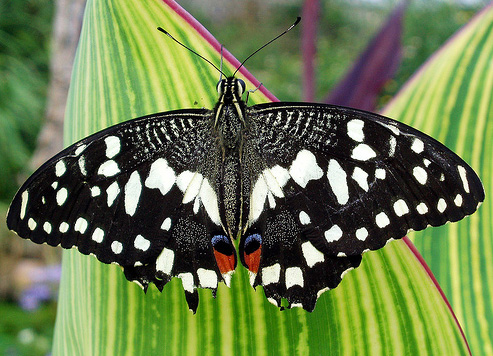
#> input picture CV1_1552746_崔鹤洁/Problem3_ScaleInvariantPointDetection/butterfly.jpg, 493 x 356 px
$ python main.py
#> lines starting #> are read from the running program, lines starting #| are printed output that depends on the picture; after the words box and inside, x2 and y2 are one past the last pixel; in counts of white or black regions, pixels touching at a corner belong together; long printed decimals are rounded
#> in main, img is the input picture: shape (356, 493, 3); mean B, G, R 76.9, 123.5, 106.9
### CV1_1552746_崔鹤洁/Problem3_ScaleInvariantPointDetection/ScaleInvariantPointDetection.py
import numpy as np
import cv2
import math
import scipy.ndimage as nd
import scipy

# Arguments:
#            im     - input image
#            sigma  - initial scale
#            k   - scale multiplication constant
#            sigma_final - largest scale to process
#            threshold - Laplacian threshold
# Returns:
#            r      - row coordinates of blob centers
#            c      - column coordinates of blob centers
#            rad    - radius of blobs


def filter2d(img, filter):
    pad_len = filter.shape[0]//2
    img_res = img.copy()
    img_res = cv2.copyMakeBorder(img_res, pad_len, pad_len, pad_len, pad_len, cv2.BORDER_DEFAULT)
    filtered = np.zeros(img.shape)
    for i in range(0, img.shape[0]):
        for j in range(0, img.shape[1]):
            filtered[i,j] = np.sum(filter*img_res[i: i+1+2*pad_len, j: j+1+2*pad_len])
    return filtered


def scale_invariant_point_detection(img, sigma, k, sigma_final, threshold):
#> called with sigma = 1.6, k = 1.26, sigma_final = 15, threshold = 500
    if img.shape[2] > 1:
        img = cv2.cvtColor(img, cv2.COLOR_BGR2GRAY)
#> img: shape (356, 493)

    # number of scale iterations
    n = math.ceil((math.log(sigma_final) - math.log(sigma))/math.log(k))

    # init scale space
    h = img.shape[0]
#> h = 356
    w = img.shape[1]
#> w = 493
    scale_space = np.zeros((h,w,n))

    # generate the Laplacian of Gaussian for the first scale level
    filt_size = 2 * math.ceil(3 * sigma) + 1
    log_filter = np.zeros((filt_size, filt_size))
    log_filter[filt_size // 2, filt_size // 2] = 1
    log_filter = nd.gaussian_laplace(log_filter, sigma)
    log_filter = sigma * sigma * log_filter

    # generate the Laplacian of Gaussian for the remaining levels
    img_res = img.copy()
    for i in range(n):
        im_filtered = filter2d(img_res, log_filter)
        im_filtered = np.power(im_filtered, 2)
        scale_space[:, :, i] = cv2.resize(im_filtered, (img.shape[1], img.shape[0]), interpolation=cv2.INTER_CUBIC)

        if i != n-1:
            img_res = cv2.resize(img, (math.ceil(img.shape[1] / (k ** (i + 1))),
                                       math.ceil(img.shape[0] / (k ** (i + 1)))), interpolation=cv2.INTER_CUBIC)
            print('add layer...')
#> this loop made 10 passes
#> pass 1, in filter2d, `img_res = cv2.copyMakeBorder(img_res, pad_len, pad_len, pad_len, pad_l..`:
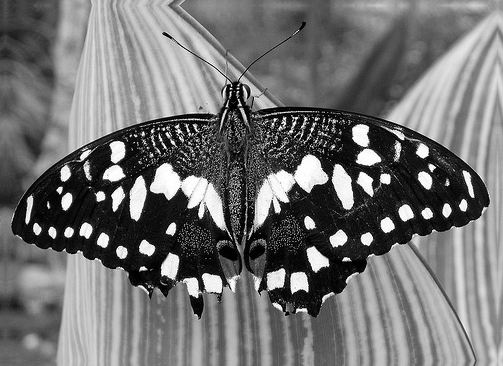
#> img_res: shape (366, 503); min 0, max 255, mean 114.2
#> pass 1, in scale_invariant_point_detection, `im_filtered = filter2d(img_res, log_filter)`:
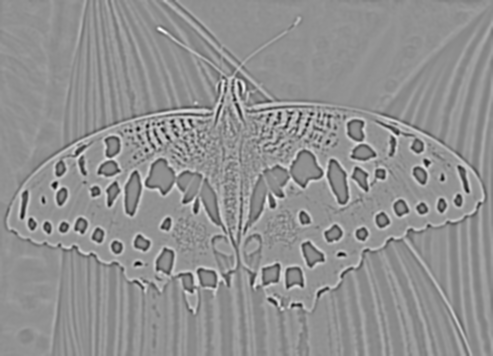
#> im_filtered: shape (356, 493) float64; min -133.8, max 100.8, mean -0.2; drawn with min black and max white
#> pass 1, in scale_invariant_point_detection, `im_filtered = np.power(im_filtered, 2)`:
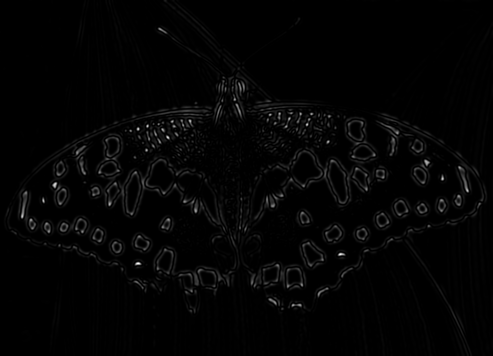
#> im_filtered: shape (356, 493) float64; min 9e-10, max 17889.6, mean 308.7; drawn with min black and max white
#> pass 1, in scale_invariant_point_detection, `img_res = cv2.resize(img, (math.ceil(img.shape[1] / (k ** (i + 1))), m..`:
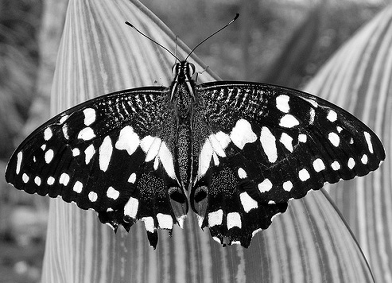
#> img_res: shape (283, 392); min 0, max 255, mean 113.3
#> after the loop:
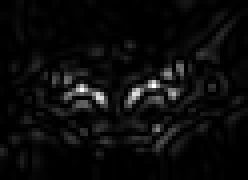
#> im_filtered: shape (45, 62) float64 (shown 4 times larger); min 5.91e-06, max 11503.6, mean 528.4; drawn with min black and max white
#> after the loop:
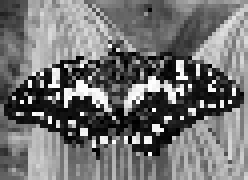
#> img_res: shape (45, 62) (shown 4 times larger); min 0, max 255, mean 113.7

    # perform non-maximum suppression for each scale-space slice
    super_size = 5
    max_space = np.zeros((h, w, n))
    for i in range(n):
        max_space[:,:,i] = nd.generic_filter(scale_space[:,:,i], lambda x: np.max(x), size=(super_size, super_size))

    # perform non-maximum suppression between scales and threshold
    for i in range(n):
        max_space[:,:,i] = np.max(max_space[:,:,max(i-1,0):min(i+2,n-1)], axis=2)

    max_space = max_space * (max_space == scale_space)
    print("max: %f"%max_space.max())
#| max: 26122.680
    print("min: %f"%max_space.min())
#| min: 0

    # record the positions and correspondence radius of scale invariant blobs
    r = []
    c = []
    rad = []
    for i in range(n):
        [rows, cols] = np.where(max_space[:,:,i] > threshold)
        num_blobs = len(rows)
        radii = sigma*(k**i)*(2**0.5)
        radii = [radii]*num_blobs
        r.extend(rows)
        c.extend(cols)
        rad.extend(radii)
#> this loop made 10 passes
#> num_blobs on passes 1 to 10: 573, 191, 137, 167, 98, 102, 65, 39, 41, 0
#> after the loop, c = 1413 values, max 492 at index 881, min 0 at index 1210, mean 254.8; r = 1413 values, max 355 at index 894, min 0 at index 573, mean 187.7; rad = 1413 values from 2.26 to 14.37

    return c, r, rad

### CV1_1552746_崔鹤洁/Problem3_ScaleInvariantPointDetection/main.py
import cv2
import argparse
import sys
from ScaleInvariantPointDetection import scale_invariant_point_detection


def main(args):

    img = cv2.imread(args.picture_path)

    # initial parameters
    sigma_init = args.sigma_init
    sigma_final = args.sigma_final
    s = args.s
    k = 2**(1/s)
    threshold = args.threshold

    # Detect Scale Invariant Points
    r, c, rad = scale_invariant_point_detection(img, sigma_init, k, sigma_final, threshold)
#> r has the same summary as c in scale_invariant_point_detection; c has the same summary as r in scale_invariant_point_detection; rad = 1413 values from 2.26 to 14.37

    print("Drawing blobs...")
    # Draw the circles to indicate the positions and characteristic scale
    for x, y, r in zip(r,c,rad):
        cv2.circle(img, (int(x), int(y)), int(r), (0, 0, 255), 1)
#> this loop made 1413 passes
#> (x, y) on passes 1 to 3: (109, 2), (84, 4), (179, 6)
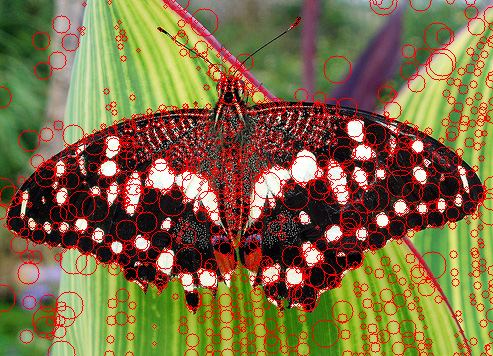
#> img: shape (356, 493, 3); 13.57% of pixels changed, all inside (x1, y1, x2, y2) = (0, 0, 493, 356)

    cv2.imshow("Scale Invariant Blob Detection", img)
    print("Press any key to exit!")
    cv2.waitKey(0)


# construct the argument parse and parse the arguments
def parse_arguments(argv):
    parser = argparse.ArgumentParser()
    parser.add_argument('-p', '--picture_path', type=str, help="Directory where to get the source picture.", default='butterfly.jpg')
    parser.add_argument('-i', '--sigma_init', type=float, help="The initial value of sigma.", default=1.6)
    parser.add_argument('-f', '--sigma_final', type=float, help="The largest scale to process.", default=15)
    parser.add_argument('-s', '--s', type=float, help="The number of scales for calculating the extreme value.", default=3)
    parser.add_argument('-t', '--threshold', type=int, help="Laplacian threshold.", default=500)
    return parser.parse_args(argv)

if __name__ == '__main__':
    main(parse_arguments(sys.argv[1:]))

$ run again, with CV1_1552746_崔鹤洁/Problem3_ScaleInvariantPointDetection/sunflowers.jpg copied over CV1_1552746_崔鹤洁/Problem3_ScaleInvariantPointDetection/butterfly.jpg
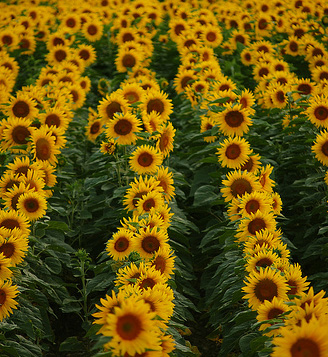
#> input picture CV1_1552746_崔鹤洁/Problem3_ScaleInvariantPointDetection/sunflowers.jpg, 328 x 357 px
#> in main, img is the input picture: shape (357, 328, 3); mean B, G, R 10.8, 83.8, 104.4
#> after the loop in scale_invariant_point_detection, `for i in range(n):`:
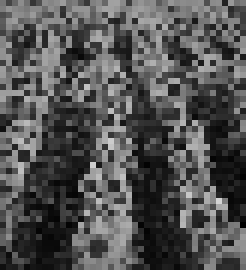
#> img_res: shape (45, 41) (shown 6 times larger); min 0, max 212, mean 82.2
#| max: 5964.953
#| min: 0
#> the loop in scale_invariant_point_detection, `for i in range(n):` made 10 passes
#> num_blobs on passes 1 to 8: 884, 253, 204, 141, 96, 90, 41, 31
#> after the loop in scale_invariant_point_detection, `for i in range(n):`: c = 1780 values, max 327 at index 21, min 0 at index 0, mean 164.5; r = 1780 values, max 356 at index 881, min 0 at index 0, mean 153.7; rad = 1780 values from 2.26 to 14.37
#> in main, `r, c, rad = scale_invariant_point_detection(img, sigma_init, k, sigma_..`: r has the same summary as c in scale_invariant_point_detection; c has the same summary as r in scale_invariant_point_detection
#> the loop in main, `for x, y, r in zip(r,c,rad):` made 1780 passes
#> (x, y) on passes 1 to 3: (0, 0), (44, 0), (85, 0)
#> after the loop in main, `for x, y, r in zip(r,c,rad):`:
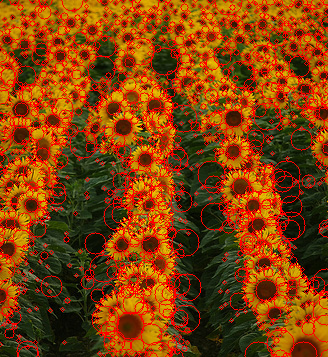
#> img: shape (357, 328, 3); mean B, G, R 8.8, 64.2, 131.3
